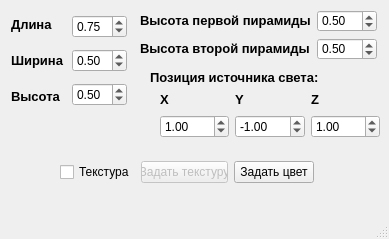
<?xml version="1.0" encoding="UTF-8"?>
<ui version="4.0">
 <class>MainWindow</class>
 <widget class="QMainWindow" name="MainWindow">
  <property name="geometry">
   <rect>
    <x>0</x>
    <y>0</y>
    <width>389</width>
    <height>239</height>
   </rect>
  </property>
  <property name="minimumSize">
   <size>
    <width>389</width>
    <height>239</height>
   </size>
  </property>
  <property name="maximumSize">
   <size>
    <width>389</width>
    <height>239</height>
   </size>
  </property>
  <property name="windowTitle">
   <string>OpenGL</string>
  </property>
  <widget class="QWidget" name="centralwidget">
   <widget class="QWidget" name="layoutWidget">
    <property name="geometry">
     <rect>
      <x>11</x>
      <y>10</y>
      <width>116</width>
      <height>102</height>
     </rect>
    </property>
    <layout class="QHBoxLayout" name="horizontalLayout">
     <item>
      <layout class="QVBoxLayout" name="verticalLayout">
       <item>
        <widget class="QLabel" name="label_2">
         <property name="text">
          <string>&lt;html&gt;&lt;head/&gt;&lt;body&gt;&lt;p&gt;&lt;span style=&quot; font-size:10pt; font-weight:600;&quot;&gt;Длина&lt;/span&gt;&lt;/p&gt;&lt;/body&gt;&lt;/html&gt;</string>
         </property>
        </widget>
       </item>
       <item>
        <widget class="QLabel" name="label_3">
         <property name="text">
          <string>&lt;html&gt;&lt;head/&gt;&lt;body&gt;&lt;p&gt;&lt;span style=&quot; font-size:10pt; font-weight:600;&quot;&gt;Ширина&lt;/span&gt;&lt;/p&gt;&lt;/body&gt;&lt;/html&gt;</string>
         </property>
        </widget>
       </item>
       <item>
        <widget class="QLabel" name="label">
         <property name="text">
          <string>&lt;html&gt;&lt;head/&gt;&lt;body&gt;&lt;p&gt;&lt;span style=&quot; font-size:10pt; font-weight:600;&quot;&gt;Высота&lt;/span&gt;&lt;/p&gt;&lt;/body&gt;&lt;/html&gt;</string>
         </property>
        </widget>
       </item>
      </layout>
     </item>
     <item>
      <layout class="QVBoxLayout" name="verticalLayout_2">
       <item>
        <widget class="QDoubleSpinBox" name="l">
         <property name="minimum">
          <double>0.010000000000000</double>
         </property>
         <property name="maximum">
          <double>1.000000000000000</double>
         </property>
         <property name="singleStep">
          <double>0.010000000000000</double>
         </property>
         <property name="value">
          <double>0.750000000000000</double>
         </property>
        </widget>
       </item>
       <item>
        <widget class="QDoubleSpinBox" name="w">
         <property name="minimum">
          <double>0.010000000000000</double>
         </property>
         <property name="maximum">
          <double>1.000000000000000</double>
         </property>
         <property name="singleStep">
          <double>0.010000000000000</double>
         </property>
         <property name="value">
          <double>0.500000000000000</double>
         </property>
        </widget>
       </item>
       <item>
        <widget class="QDoubleSpinBox" name="h">
         <property name="minimum">
          <double>0.010000000000000</double>
         </property>
         <property name="maximum">
          <double>1.000000000000000</double>
         </property>
         <property name="singleStep">
          <double>0.010000000000000</double>
         </property>
         <property name="value">
          <double>0.500000000000000</double>
         </property>
        </widget>
       </item>
      </layout>
     </item>
    </layout>
   </widget>
   <widget class="QWidget" name="layoutWidget">
    <property name="geometry">
     <rect>
      <x>140</x>
      <y>10</y>
      <width>237</width>
      <height>50</height>
     </rect>
    </property>
    <layout class="QHBoxLayout" name="horizontalLayout_2">
     <item>
      <layout class="QVBoxLayout" name="verticalLayout_3">
       <item>
        <widget class="QLabel" name="label_4">
         <property name="text">
          <string>&lt;html&gt;&lt;head/&gt;&lt;body&gt;&lt;p&gt;&lt;span style=&quot; font-size:10pt; font-weight:600;&quot;&gt;Высота первой пирамиды&lt;/span&gt;&lt;/p&gt;&lt;/body&gt;&lt;/html&gt;</string>
         </property>
        </widget>
       </item>
       <item>
        <widget class="QLabel" name="label_5">
         <property name="text">
          <string>&lt;html&gt;&lt;head/&gt;&lt;body&gt;&lt;p&gt;&lt;span style=&quot; font-size:10pt; font-weight:600;&quot;&gt;Высота второй пирамиды&lt;/span&gt;&lt;/p&gt;&lt;/body&gt;&lt;/html&gt;</string>
         </property>
        </widget>
       </item>
      </layout>
     </item>
     <item>
      <layout class="QVBoxLayout" name="verticalLayout_4">
       <item>
        <widget class="QDoubleSpinBox" name="pyr1">
         <property name="minimum">
          <double>0.010000000000000</double>
         </property>
         <property name="maximum">
          <double>1.000000000000000</double>
         </property>
         <property name="singleStep">
          <double>0.010000000000000</double>
         </property>
         <property name="value">
          <double>0.500000000000000</double>
         </property>
        </widget>
       </item>
       <item>
        <widget class="QDoubleSpinBox" name="pyr2">
         <property name="minimum">
          <double>0.010000000000000</double>
         </property>
         <property name="maximum">
          <double>1.000000000000000</double>
         </property>
         <property name="singleStep">
          <double>0.010000000000000</double>
         </property>
         <property name="value">
          <double>0.500000000000000</double>
         </property>
        </widget>
       </item>
      </layout>
     </item>
    </layout>
   </widget>
   <widget class="QLabel" name="label_6">
    <property name="geometry">
     <rect>
      <x>150</x>
      <y>70</y>
      <width>201</width>
      <height>16</height>
     </rect>
    </property>
    <property name="text">
     <string>&lt;html&gt;&lt;head/&gt;&lt;body&gt;&lt;p&gt;&lt;span style=&quot; font-size:10pt; font-weight:600;&quot;&gt;Позиция источника света:&lt;/span&gt;&lt;/p&gt;&lt;/body&gt;&lt;/html&gt;</string>
    </property>
   </widget>
   <widget class="QWidget" name="layoutWidget">
    <property name="geometry">
     <rect>
      <x>160</x>
      <y>90</y>
      <width>220</width>
      <height>48</height>
     </rect>
    </property>
    <layout class="QVBoxLayout" name="verticalLayout_5">
     <item>
      <layout class="QHBoxLayout" name="horizontalLayout_4">
       <item>
        <widget class="QLabel" name="label_7">
         <property name="text">
          <string>&lt;html&gt;&lt;head/&gt;&lt;body&gt;&lt;p&gt;&lt;span style=&quot; font-size:10pt; font-weight:600;&quot;&gt;X&lt;/span&gt;&lt;/p&gt;&lt;/body&gt;&lt;/html&gt;</string>
         </property>
        </widget>
       </item>
       <item>
        <widget class="QLabel" name="label_8">
         <property name="text">
          <string>&lt;html&gt;&lt;head/&gt;&lt;body&gt;&lt;p&gt;&lt;span style=&quot; font-size:10pt; font-weight:600;&quot;&gt;Y&lt;/span&gt;&lt;/p&gt;&lt;/body&gt;&lt;/html&gt;</string>
         </property>
        </widget>
       </item>
       <item>
        <widget class="QLabel" name="label_9">
         <property name="text">
          <string>&lt;html&gt;&lt;head/&gt;&lt;body&gt;&lt;p&gt;&lt;span style=&quot; font-size:10pt; font-weight:600;&quot;&gt;Z&lt;/span&gt;&lt;/p&gt;&lt;/body&gt;&lt;/html&gt;</string>
         </property>
        </widget>
       </item>
      </layout>
     </item>
     <item>
      <layout class="QHBoxLayout" name="horizontalLayout_5">
       <item>
        <widget class="QDoubleSpinBox" name="X_LIGHT">
         <property name="minimum">
          <double>-100.000000000000000</double>
         </property>
         <property name="maximum">
          <double>100.000000000000000</double>
         </property>
         <property name="singleStep">
          <double>0.500000000000000</double>
         </property>
         <property name="value">
          <double>1.000000000000000</double>
         </property>
        </widget>
       </item>
       <item>
        <widget class="QDoubleSpinBox" name="Y_LIGHT">
         <property name="minimum">
          <double>-100.000000000000000</double>
         </property>
         <property name="maximum">
          <double>100.000000000000000</double>
         </property>
         <property name="singleStep">
          <double>0.500000000000000</double>
         </property>
         <property name="value">
          <double>-1.000000000000000</double>
         </property>
        </widget>
       </item>
       <item>
        <widget class="QDoubleSpinBox" name="Z_LIGHT">
         <property name="minimum">
          <double>-100.000000000000000</double>
         </property>
         <property name="maximum">
          <double>100.000000000000000</double>
         </property>
         <property name="singleStep">
          <double>0.500000000000000</double>
         </property>
         <property name="value">
          <double>1.000000000000000</double>
         </property>
        </widget>
       </item>
      </layout>
     </item>
    </layout>
   </widget>
   <widget class="QWidget" name="layoutWidget">
    <property name="geometry">
     <rect>
      <x>60</x>
      <y>160</y>
      <width>254</width>
      <height>25</height>
     </rect>
    </property>
    <layout class="QHBoxLayout" name="horizontalLayout_3">
     <item>
      <widget class="QCheckBox" name="Enable_Texture">
       <property name="text">
        <string>Текстура</string>
       </property>
      </widget>
     </item>
     <item>
      <widget class="QPushButton" name="Set_Texture">
       <property name="enabled">
        <bool>false</bool>
       </property>
       <property name="text">
        <string>Задать текстуру</string>
       </property>
      </widget>
     </item>
     <item>
      <widget class="QPushButton" name="SetColor">
       <property name="text">
        <string>Задать цвет</string>
       </property>
      </widget>
     </item>
    </layout>
   </widget>
  </widget>
  <widget class="QMenuBar" name="menubar">
   <property name="geometry">
    <rect>
     <x>0</x>
     <y>0</y>
     <width>389</width>
     <height>21</height>
    </rect>
   </property>
  </widget>
  <widget class="QStatusBar" name="statusbar"/>
 </widget>
 <resources/>
 <connections/>
</ui>
